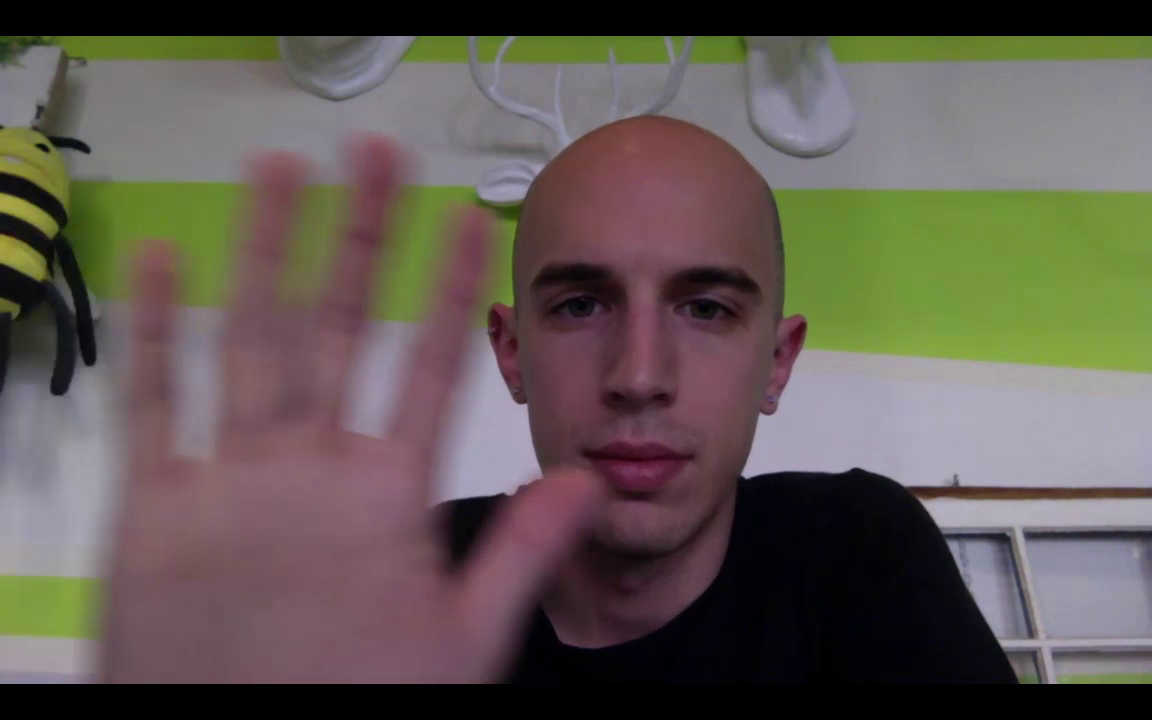
#> input picture frame 45 of face_detection_video/video.mp4, 1152 x 720 px
$ python detect_faces_video.py --face cascades/haarcascade_frontalface_default.xml --video video.mp4   (older library calls are emulated)
#> lines starting #> are read from the running program, lines starting #| are printed output that depends on the picture
# USAGE
# python python detect_faces_video.py --face cascades/haarcascade_frontalface_default.xml --video video.mp4

# import the necessary packages
import argparse
import imutils
import cv2

# construct the argument parse and parse the arguments
ap = argparse.ArgumentParser()
ap.add_argument("-f", "--face", required=True, help="Path to where the face cascade resides")
ap.add_argument("-v", "--video", help="path to the (optional) video file")
args = vars(ap.parse_args())

# load the face detector
detector = cv2.CascadeClassifier(args["face"])

# if a video path was not supplied, grab the reference to the webcam
if not args.get("video", False):
	camera = cv2.VideoCapture(0)

# otherwise, grab a reference to the video file
else:
	camera = cv2.VideoCapture(args["video"])

# keep looping
while True:
	# grab the current frame
	(grabbed, frame) = camera.read()
#> frame is the input picture: shape (720, 1152, 3); mean B, G, R 82.9, 89.7, 97.8

	# if we are viewing a video and we did not grab a frame, then we have
	# reached the end of the video
	if args.get("video") and not grabbed:
		break

	# resize the frame, convert it to grayscale, and detect faces in the
	# frame
	frame = imutils.resize(frame, width=400)
#> frame: shape (250, 400, 3)
	gray = cv2.cvtColor(frame, cv2.COLOR_BGR2GRAY)
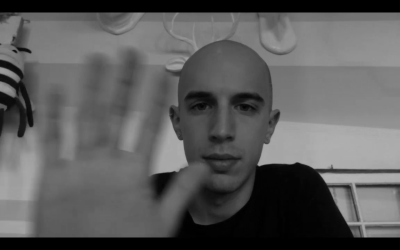
#> gray: shape (250, 400); min 0, max 179, mean 91.4
	faceRects = detector.detectMultiScale(gray, scaleFactor=1.3, minNeighbors=5,
		minSize=(30, 30), flags=cv2.cv.CV_HAAR_SCALE_IMAGE)
#> faceRects = [[167, 62, 114, 114]]

	# loop over the faces and draw a rectangle around each
	for (x, y, w, h) in faceRects:
		cv2.rectangle(frame, (x, y), (x + w, y + h), (0, 255, 0), 2)
#> this loop made 1 pass
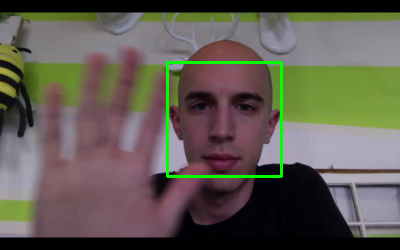
#> frame: shape (250, 400, 3); mean B, G, R 81.6, 91.8, 96.3

	# show the frame to our screen
	cv2.imshow("Frame", frame)
	key = cv2.waitKey(1) & 0xFF
#> (key q is pressed here)

	# if the 'q' key is pressed, stop the loop
	if key == ord("q"):
		break

# cleanup the camera and close any open windows
camera.release()
cv2.destroyAllWindows()

$ run again, starting later in the video
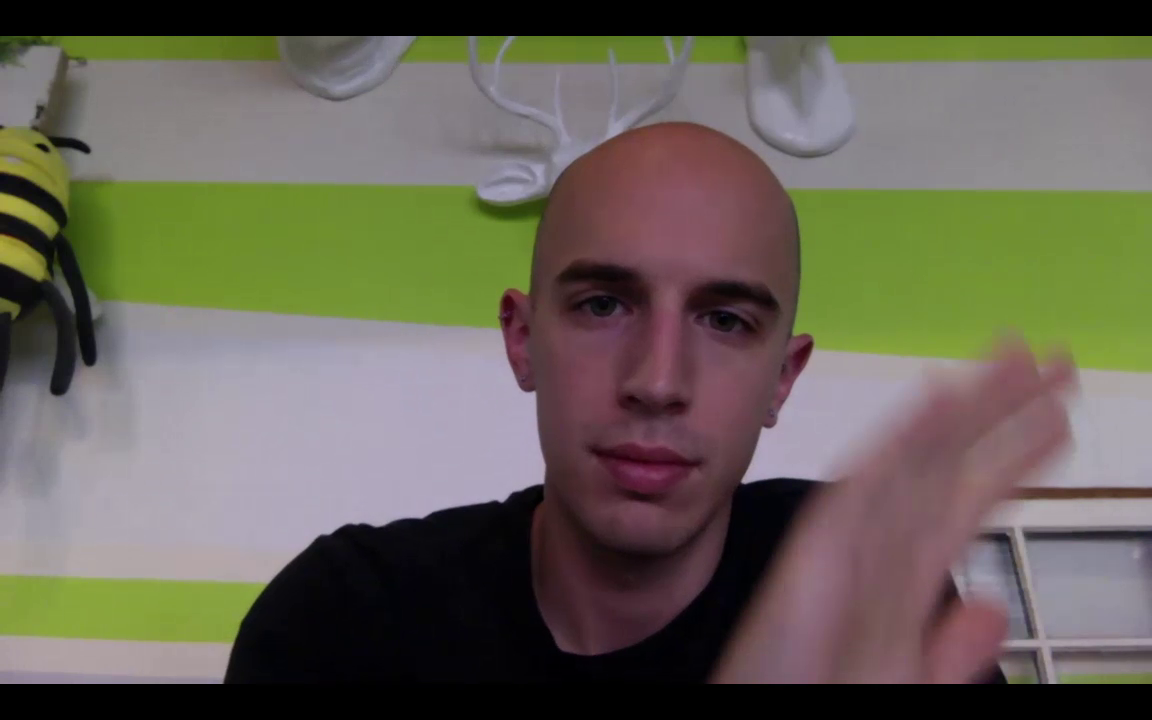
#> input picture frame 204 of face_detection_video/video.mp4, 1152 x 720 px
#> frame is the input picture: shape (720, 1152, 3); mean B, G, R 86.3, 98.9, 103.4
#> `gray = cv2.cvtColor(frame, cv2.COLOR_BGR2GRAY)`:
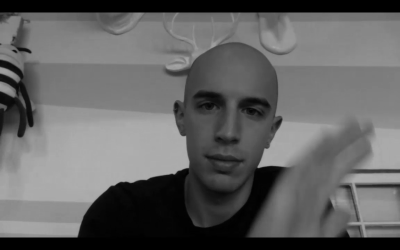
#> gray: shape (250, 400); min 0, max 175, mean 98.8
#> faceRects = [[177, 66, 107, 107]]
#> the loop `for (x, y, w, h) in faceRects:` made 1 pass
#> after the loop `for (x, y, w, h) in faceRects:`:
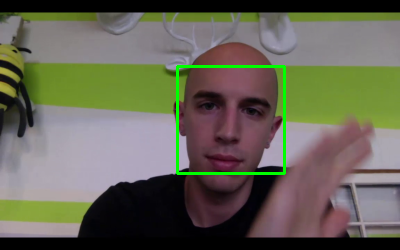
#> frame: shape (250, 400, 3); mean B, G, R 85.3, 101, 102

$ run again, starting later in the video
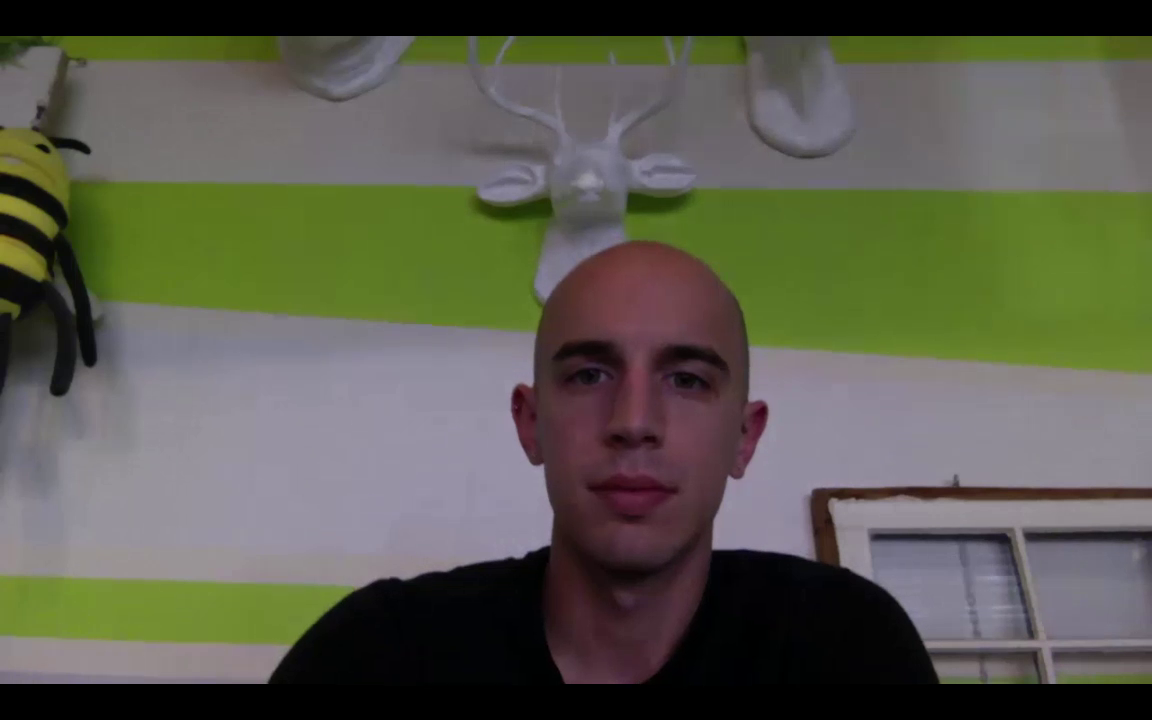
#> input picture frame 364 of face_detection_video/video.mp4, 1152 x 720 px
#> frame is the input picture: shape (720, 1152, 3); mean B, G, R 77.9, 91.4, 91
#> `gray = cv2.cvtColor(frame, cv2.COLOR_BGR2GRAY)`:
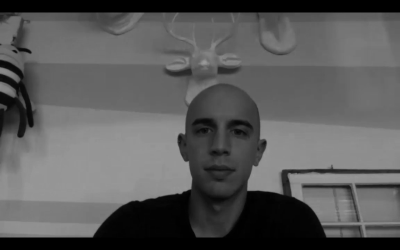
#> gray: shape (250, 400); min 0, max 153, mean 89.7
#> faceRects = [[176, 94, 92, 92]]
#> the loop `for (x, y, w, h) in faceRects:` made 1 pass
#> after the loop `for (x, y, w, h) in faceRects:`:
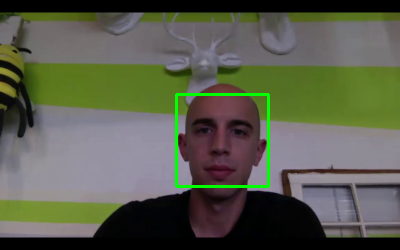
#> frame: shape (250, 400, 3); mean B, G, R 76.7, 93, 89.7
